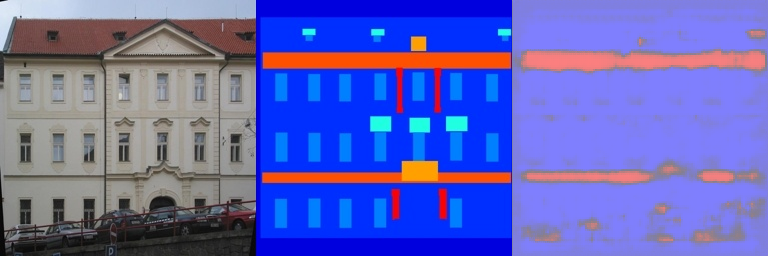

The Python source for this figure:
import os
import cv2
import numpy as np
import torch
import torch.nn as nn
import torch.optim as optim
from torch.utils.data import DataLoader
from facades_dataset import FacadesDataset
from FCN_network import FullyConvNetwork
from torch.optim.lr_scheduler import StepLR

os.chdir(r"E:\Git\DIP-Teaching\Assignments\02_DIPwithPyTorch\Pix2Pix")

def tensor_to_image(tensor):
    """
    Convert a PyTorch tensor to a NumPy array suitable for OpenCV.

    Args:
        tensor (torch.Tensor): A tensor of shape (C, H, W).

    Returns:
        numpy.ndarray: An image array of shape (H, W, C) with values in [0, 255] and dtype uint8.
    """
    # Move tensor to CPU, detach from graph, and convert to NumPy array
    image = tensor.cpu().detach().numpy()
    # Transpose from (C, H, W) to (H, W, C)
    image = np.transpose(image, (1, 2, 0))
    # Denormalize from [-1, 1] to [0, 1]
    image = (image + 1) / 2
    # Scale to [0, 255] and convert to uint8
    image = (image * 255).astype(np.uint8)
    return image

def save_images(inputs, targets, outputs, folder_name, epoch, num_images=5):
    """
    Save a set of input, target, and output images for visualization.

    Args:
        inputs (torch.Tensor): Batch of input images.
        targets (torch.Tensor): Batch of target images.
        outputs (torch.Tensor): Batch of output images from the model.
        folder_name (str): Directory to save the images ('train_results' or 'val_results').
        epoch (int): Current epoch number.
        num_images (int): Number of images to save from the batch.
    """
    os.makedirs(f'{folder_name}/epoch_{epoch}', exist_ok=True)
    for i in range(num_images):
        # Convert tensors to images
        input_img_np = tensor_to_image(inputs[i])
        target_img_np = tensor_to_image(targets[i])
        output_img_np = tensor_to_image(outputs[i])

        # Concatenate the images horizontally
        comparison = np.hstack((input_img_np, target_img_np, output_img_np))

        # Save the comparison image
        cv2.imwrite(f'{folder_name}/epoch_{epoch}/result_{i + 1}.png', comparison)

def train_one_epoch(model, dataloader, optimizer, criterion, device, epoch, num_epochs):
    """
    Train the model for one epoch.

    Args:
        model (nn.Module): The neural network model.
        dataloader (DataLoader): DataLoader for the training data.
        optimizer (Optimizer): Optimizer for updating model parameters.
        criterion (Loss): Loss function.
        device (torch.device): Device to run the training on.
        epoch (int): Current epoch number.
        num_epochs (int): Total number of epochs.
    """
    model.train()
    running_loss = 0.0

    for i, (image_rgb, image_semantic) in enumerate(dataloader):
        # Move data to the device
        image_rgb = image_rgb.to(device)
        image_semantic = image_semantic.to(device)

        # Zero the gradients
        optimizer.zero_grad()

        # Forward pass
        outputs = model(image_rgb)

        # Save sample images every 5 epochs
        if epoch % 5 == 0 and i == 0:
            save_images(image_rgb, image_semantic, outputs, 'train_results', epoch)

        # Compute the loss
        loss = criterion(outputs, image_semantic)

        # Backward pass and optimization
        loss.backward()
        optimizer.step()

        # Update running loss
        running_loss += loss.item()

        # Print loss information
        print(f'Epoch [{epoch + 1}/{num_epochs}], Step [{i + 1}/{len(dataloader)}], Loss: {loss.item():.4f}')

def validate(model, dataloader, criterion, device, epoch, num_epochs):
    """
    Validate the model on the validation dataset.

    Args:
        model (nn.Module): The neural network model.
        dataloader (DataLoader): DataLoader for the validation data.
        criterion (Loss): Loss function.
        device (torch.device): Device to run the validation on.
        epoch (int): Current epoch number.
        num_epochs (int): Total number of epochs.
    """
    model.eval()
    val_loss = 0.0

    with torch.no_grad():
        for i, (image_rgb, image_semantic) in enumerate(dataloader):
            # Move data to the device
            image_rgb = image_rgb.to(device)
            image_semantic = image_semantic.to(device)

            # Forward pass
            outputs = model(image_rgb)

            # Compute the loss
            loss = criterion(outputs, image_semantic)
            val_loss += loss.item()

            # Save sample images every 5 epochs
            if epoch % 5 == 0 and i == 0:
                save_images(image_rgb, image_semantic, outputs, 'val_results', epoch)

    # Calculate average validation loss
    avg_val_loss = val_loss / len(dataloader)
    print(f'Epoch [{epoch + 1}/{num_epochs}], Validation Loss: {avg_val_loss:.4f}')

def main():
    """
    Main function to set up the training and validation processes.
    """
    # Set device to GPU if available
    device = torch.device('cuda:0' if torch.cuda.is_available() else 'cpu')

    # Initialize datasets and dataloaders
    train_dataset = FacadesDataset(list_file='train_list.txt')
    val_dataset = FacadesDataset(list_file='val_list.txt')

    train_loader = DataLoader(train_dataset, batch_size=100, shuffle=True, num_workers=4)
    val_loader = DataLoader(val_dataset, batch_size=100, shuffle=False, num_workers=4)

    # Initialize model, loss function, and optimizer
    model = FullyConvNetwork().to(device)
    criterion = nn.L1Loss()
    optimizer = optim.Adam(model.parameters(), lr=0.001, betas=(0.5, 0.999))

    # Add a learning rate scheduler for decay
    scheduler = StepLR(optimizer, step_size=200, gamma=0.2)

    # Training loop
    num_epochs = 800
    for epoch in range(num_epochs):
        train_one_epoch(model, train_loader, optimizer, criterion, device, epoch, num_epochs)
        validate(model, val_loader, criterion, device, epoch, num_epochs)

        # Step the scheduler after each epoch
        scheduler.step()

        # Save model checkpoint every 20 epochs
        if (epoch + 1) % 20 == 0:
            os.makedirs('checkpoints', exist_ok=True)
            torch.save(model.state_dict(), f'checkpoints/pix2pix_model_epoch_{epoch + 1}.pth')

if __name__ == '__main__':
    print(os.getcwd())
    main()
